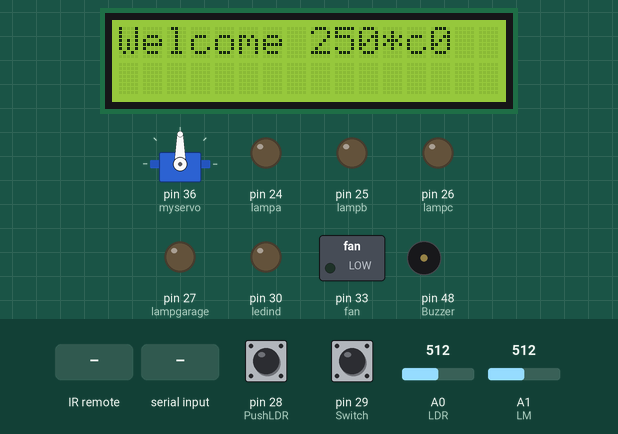
A sketch run on a simulated Arduino Mega 2560, built with avr-gcc and run on an emulated ATmega2560. On the bench: 16×2 character LCD, servo, switched loads named in the sketch (green lamp = pin HIGH), output pins drawn as LEDs (lit = HIGH), buzzer (waves = sounding, pin HIGH). Inputs (shaded band) come from the test bench; at power-on: A1 (LM) = 512, pin 28 (PushLDR) HIGH, pin 29 (Switch) HIGH, A0 (LDR) = 512.

Above: at 1.2 s.
1.3 s: A1 (LM) set to 219
At 2.6 s:
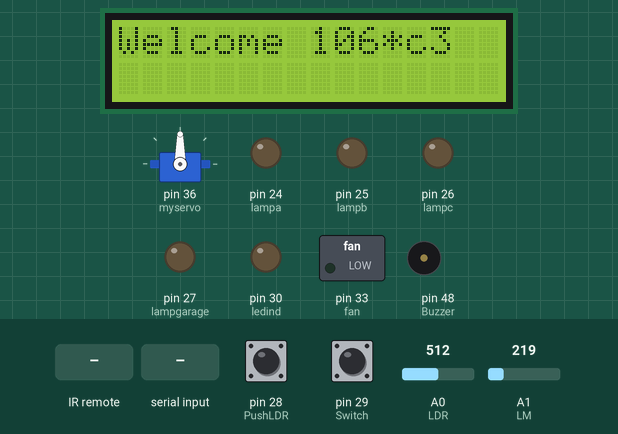
4.3 s: A1 (LM) set to 187
At 5.5 s:
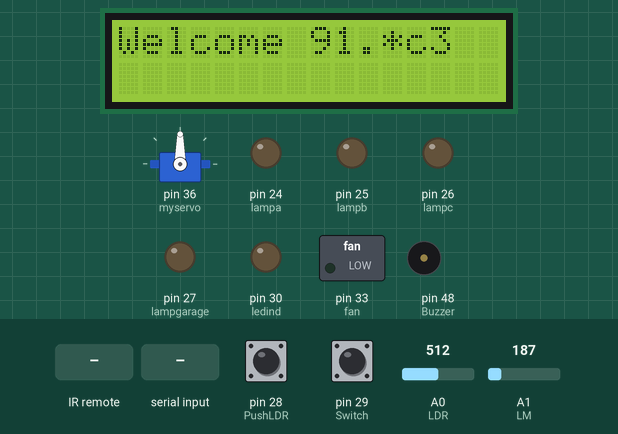
5.8 s: infrared code 0x20DF8877 received
At 7.0 s:
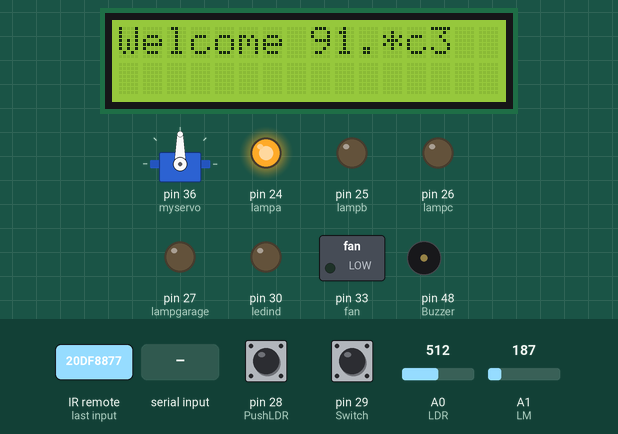
7.3 s: A1 (LM) set to 306
At 7.9 s:
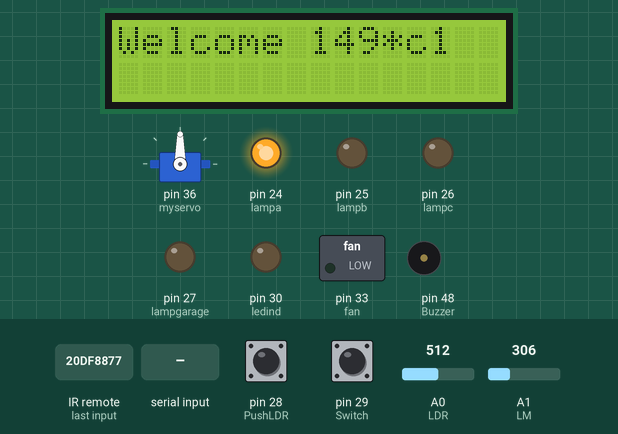
10.3 s: A1 (LM) set to 0
At 11.0 s:
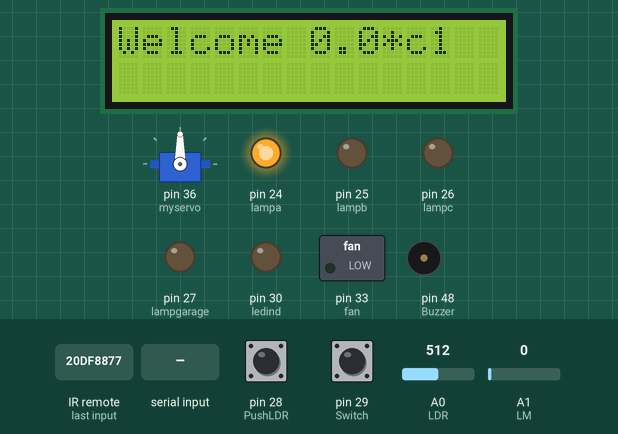
13.3 s: "2" received over the second serial link
At 14.0 s:
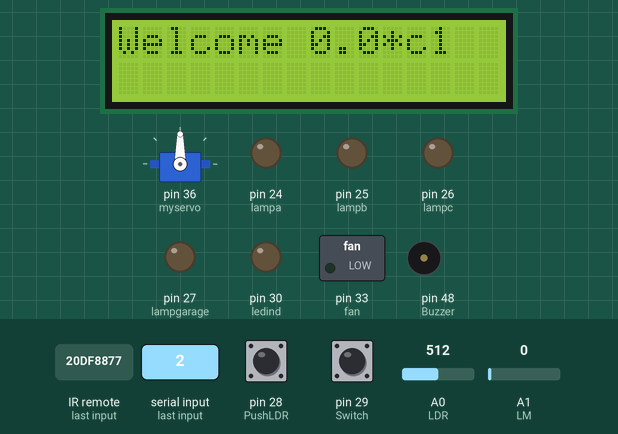
Timing chart, 0 to 16.3 s (numbered marks = the images above; inputs shaded):
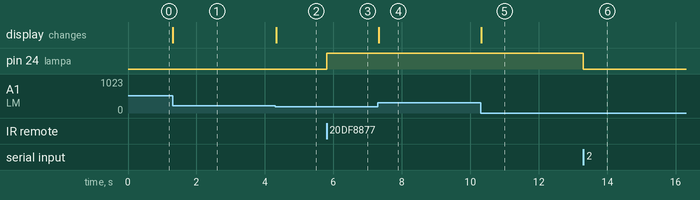

Measured:
- after the input at 1.3 s, the display: changes at once (image 1)
- after the input at 4.3 s, the display: changes at once (image 2)
- after the input at 5.8 s, pin 24 (lampa): LOW → HIGH at once
- after the input at 7.3 s, the display: changes at once (image 4)
- after the input at 10.3 s, the display: changes at once (image 5)
- after the input at 13.3 s, pin 24 (lampa): HIGH → LOW at once

The sketch:

home_25_8.ino
```cpp
#include <LiquidCrystal.h>
#include <IRremote.h>
#include <SoftwareSerial.h>
#include <Servo.h>
LiquidCrystal lcd(7,6,5,4,3,2);
SoftwareSerial Team(10,11);
Servo myservo;
int pos=0;
int Open=0;
int Close=1;
int value=0;
int sec=0;
int lock=0;
int count=0;
int magwindowa=14;
int magwindowb=15;
int magwindowc=16;
int magdoora=17;
int limitdoora=18;
int limitdoorb=19;
int limitdoorc=20;
int limitdoord=21;
int limitdoorf=22;
int limitgarage=23;
int Buzzer=48;
int lampa=24;
int lampb=25;
int lampc=26;
int lampgarage=27;
int LDR=A0;
int PushLDR=28;
int Switch=29;
int ledind=30;
int pirgarage=31;
int pirsec=32;
int LM=A1;
int fan=33;
int Pushring=34;
int RECV_PIN = 35;
 IRrecv irrecv(RECV_PIN);
decode_results results;


void setup(){
  pinMode(fan,OUTPUT);
  pinMode(Buzzer,OUTPUT);
  pinMode(ledind,OUTPUT);
  pinMode(lampa,OUTPUT);
  pinMode(lampb,OUTPUT);
  pinMode(lampc,OUTPUT);
  pinMode(lampgarage,OUTPUT);
  pinMode(LM,INPUT);
  pinMode(LDR,INPUT);
  pinMode(pirgarage,INPUT);
  pinMode(pirsec,INPUT);
  pinMode(magwindowa,INPUT_PULLUP);
  pinMode(magwindowb,INPUT_PULLUP);
  pinMode(magwindowc,INPUT_PULLUP);
  pinMode(magdoora,INPUT_PULLUP);
  pinMode(limitdoora,INPUT_PULLUP);
  pinMode(limitdoorb,INPUT_PULLUP);
  pinMode(limitdoorc,INPUT_PULLUP);
  pinMode(limitdoord,INPUT_PULLUP);
  pinMode(limitdoorf,INPUT_PULLUP);
  pinMode(limitgarage,INPUT_PULLUP);
  pinMode(PushLDR,INPUT_PULLUP);
  pinMode(Switch,INPUT_PULLUP);
  pinMode(Pushring,INPUT_PULLUP);
  lcd.begin(16,2);
  myservo.attach(36);
  Team.begin(9600);
  irrecv.enableIRIn();
  lcd.clear();
    lcd.setCursor(0,0);
    lcd.print("Welcome");}
 /* pinMode(,INPUT_PULLUP);
  pinMode(,INPUT_PULLUP);
  pinMode(,INPUT_PULLUP);*/
  void loop(){
    float temp = analogRead(LM);
      temp = temp * 0.48828125;

    lcd.setCursor(8,0);
    lcd.print(temp);
    lcd.setCursor(11,0);
    lcd.print("*c");
    //int lm = analogRead(LM);
    int ldr = analogRead(LDR);
    int sswitch = digitalRead(Switch);
    int ppushLDR = digitalRead(PushLDR);
    if (Team.available()){
    char c;
    c=Team.read();
    if (c==64){
      digitalWrite(lampa,HIGH);
    }
     else if (c==50){
       digitalWrite(lampa,LOW);
     }
    else  if (c==27){
       digitalWrite(lampb,HIGH);
     }
     else if (c==29){
       digitalWrite(lampb,LOW);
     }
  else  if (c==78){
  digitalWrite(lampc,HIGH);
  }
  else if (c==22){
    digitalWrite(lampc,LOW);
  }
  else if (c==35){
    value=2;}
    else if (c==55){
      value=3;}
      else if (c==15){
        count=count+1;}
        else if (c==24){
          lock=1;}
          else if (c==20){
            lock=2;
          }
          else if (c==19){
            sec=0;}
    }
    if (irrecv.decode(&results)){
      if (results.value ==0x20DF10EF){ //power
        value =3;}
        else if (results.value ==0x20DF3EC1){ //smart
        value=2;
        }
        else if (results.value ==0x20DF906F){ //mute
        sec=0;}
        else if (results.value ==0x20DF42BD){ //myapps
        lock=1;}
          else if (results.value ==0x20DF14EB){  //back
          lock=2;
          }
            else if (results.value ==0x20DF40BF){ //v+
            count=count+1;}
             else if (results.value ==0x20DF8877){//1
             digitalWrite(lampa,HIGH);}

              else if (results.value ==0x20DF48B7){//2
                digitalWrite(lampb,HIGH);}

               else if (results.value ==0x20DFC837){//3
                 digitalWrite(lampc,HIGH);}
               else if (results.value ==0x20DFA857){//5
               digitalWrite(lampa,LOW);}
               else if (results.value ==0x20DF6897){//6
               digitalWrite(lampb,LOW);
               }
               else if (results.value ==0x20DFE817){//7
               digitalWrite(lampc,LOW);
               }
                 delay(100);
 irrecv.resume();}
 //if (
}


  void garage(){
     if ((digitalRead(pirgarage) == HIGH)) {


if (Open == 0 && Close == 1){


  for(pos = 0; pos < 100; pos += 1)


  // goes from 0 degrees to 180 degrees
  {                                  // in steps of 1 degree
    myservo.write(pos);              // tell servo to go to position in variable 'pos'
    delay(15);                       // waits 15ms for the servo to reach the position
  }
  Close =0; Open =1;
}
}
  else if
((digitalRead(pirgarage) == LOW) && (digitalRead(limitgarage) == LOW))
{
  if (Open == 1 && Close == 0){
    for(pos = 100; pos>=1; pos-=1)     // goes from 180 degrees to 0 degrees
  {
    myservo.write(pos);              // tell servo to go to position in variable 'pos'
    delay(15);                       // waits 15ms for the servo to reach the position
  }
  Close = 1; Open = 0;

      }
}
  }
```
